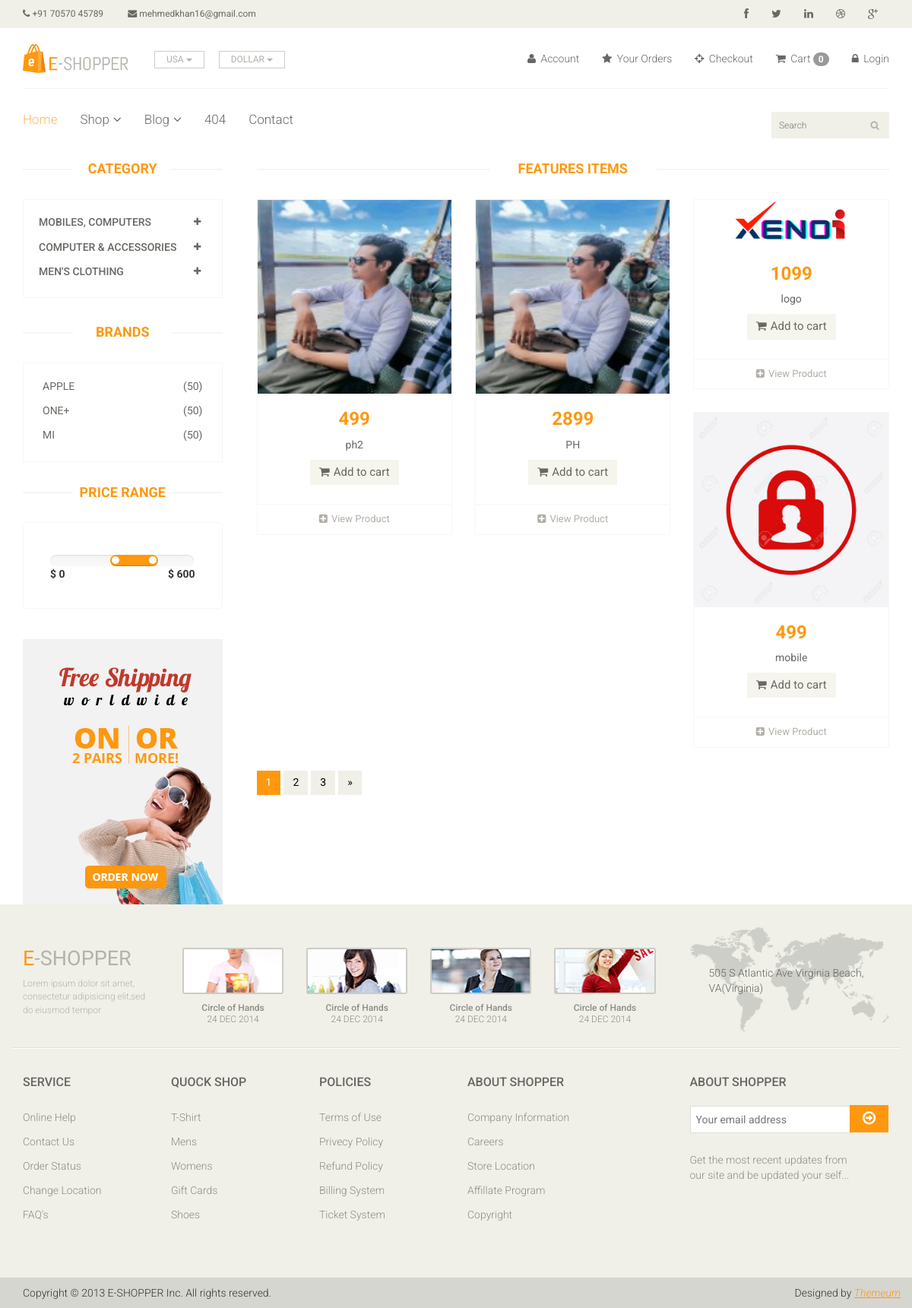
The app's page /product/?category=1 with its own data.
### app/models.py (models this page shows, shortened)
class Category(models.Model):
    name = models.CharField(max_length=150)

class Brand(models.Model):
    name = models.CharField(max_length=200)

class Product(models.Model):
    Availability = (('In Stock', 'In Stock'),('Out of Stock', 'Out of Stock'))
    category = models.ForeignKey(Category, on_delete=models.CASCADE,null=True, default='')
    sub_category = models.ForeignKey(Sub_Category, on_delete=models.CASCADE,null=True, default='')
    brand = models.ForeignKey(Brand, on_delete=models.CASCADE, null=True)
    image = models.ImageField(upload_to='ecommerce/pimg')
    name = models.CharField(max_length=100)
    price = models.IntegerField()
    Availability = models.CharField(choices=Availability, null=True, max_length=100)
    date = models.DateField(auto_now_add=True)

### E_shop/views.py (the view)
# urls.py: path('product/', views.Product_Page, name='product'),
def Product_Page(request):
    category = Category.objects.all()
    brand = Brand.objects.all()
    brandID=request.GET.get('brand')
    categoryID = request.GET.get('category')
    if categoryID:
        product = Product.objects.filter(sub_category = categoryID).order_by('-id')
    elif(brandID):
        product = Product.objects.filter(brand = brandID).order_by('-id')
    else:
        product = Product.objects.all()
    context ={
        'category':category,
        'brand':brand,
        'product':product,
    }
    return render(request, 'product.html', context)

### templates/product.html (shortened to what this page needs)
{% extends 'master.html' %}
{% block body %}
<section>
    <div class="container">
        <div class="row">
            <div class="col-sm-3">
                <div class="left-sidebar">
                    <h2>Category</h2>
                    <div class="panel-group category-products" id="accordian">
                        {% for cat in category %}
                        <div class="panel panel-default">
                            <div class="panel-heading">
                                <h4 class="panel-title">
                                    <a data-toggle="collapse" data-parent="#accordian" href="#{{cat.id}}">
                                        <span class="badge pull-right"><i class="fa fa-plus"></i></span>
                                        {{cat.name}}
                                    </a>
                                </h4>
                            </div>
                        </div>
                        {% endfor %}
                    </div>
                    <div class="brands_products">
                        <h2>Brands</h2>
                        <div class="brands-name">
                            <ul class="nav nav-pills nav-stacked">
                                {% for i in brand %}
                                <li><a href="/product/?brand={{i.id}}"> <span class="pull-right">(50)</span>{{i.name}}</a></li>
                                {% endfor %}
                            </ul>
                        </div>
                    </div>
                    <div class="price-range">
                        <h2>Price Range</h2>
                        <div class="well">
                             <input type="text" class="span2" value="" data-slider-min="0" data-slider-max="600" data-slider-step="5" data-slider-value="[250,450]" id="sl2" ><br />
                             <b>$ 0</b> <b class="pull-right">$ 600</b>
                        </div>
                    </div>
                    <div class="shipping text-center">
                        <img src="images/home/shipping.jpg" alt="" />
                    </div>
                </div>
            </div>
            <div class="col-sm-9 padding-right">
                <div class="features_items">
                    <h2 class="title text-center">Features Items</h2>
                    {% for prod in product %}
                    <div class="col-sm-4">
                        <div class="product-image-wrapper">
                            <div class="single-products">
                                    <div class="productinfo text-center">
                                        <img src="/{{prod.image}}" alt=""/>
                                        <h2>{{prod.price}}</h2>
                                        <p>{{prod.name}}</p>
                                        <a href="{% url 'cart_add' prod.id %}" class="btn btn-default add-to-cart"><i class="fa fa-shopping-cart"></i>Add to cart</a>
                                    </div>
                                    <div class="product-overlay">
                                        <div class="overlay-content">
                                        </div>
                                    </div>
                            </div>
                            <div class="choose">
                                <ul class="nav nav-pills nav-justified">
                                    <li><a href="{{prod.id}}"><i class="fa fa-plus-square"></i>View Product</a></li>
                                </ul>
                            </div>
                        </div>
                    </div>
                    {% endfor %}
                    <ul class="pagination">
                        <li class="active"><a href="">1</a></li>
                        <li><a href="">2</a></li>
                        <li><a href="">3</a></li>
                        <li><a href="">&raquo;</a></li>
                    </ul>
                </div>
            </div>
        </div>
    </div>
</section>
{% endblock %}

### templates/master.html (shortened to what this page needs)
<!DOCTYPE html>
<html lang="en">
<head>
    {% load static %}
    <link href="/static/css/bootstrap.min.css" rel="stylesheet">
    <link href="/static/css/font-awesome.min.css" rel="stylesheet">
    <link href="/static/css/prettyPhoto.css" rel="stylesheet">
    <link href="/static/css/price-range.css" rel="stylesheet">
    <link href="/static/css/animate.css" rel="stylesheet">
	<link href="/static/css/main.css" rel="stylesheet">
	<link href="/static/css/responsive.css" rel="stylesheet">
</head>
<body>
    <header id="header">
		<div class="header_top">
			<div class="container">
				<div class="row">
					<div class="col-sm-6">
						<div class="contactinfo">
							<ul class="nav nav-pills">
								<li><a href="#"><i class="fa fa-phone"></i> +91 70570 45789</a></li>
								<li><a href="#"><i class="fa fa-envelope"></i> mehmedkhan16@gmail.com</a></li>
							</ul>
						</div>
					</div>
					<div class="col-sm-6">
						<div class="social-icons pull-right">
							<ul class="nav navbar-nav">
								<li><a href="#"><i class="fa fa-facebook"></i></a></li>
								<li><a href="#"><i class="fa fa-twitter"></i></a></li>
								<li><a href="#"><i class="fa fa-linkedin"></i></a></li>
								<li><a href="#"><i class="fa fa-dribbble"></i></a></li>
								<li><a href="#"><i class="fa fa-google-plus"></i></a></li>
							</ul>
						</div>
					</div>
				</div>
			</div>
		</div>
		<div class="header-middle">
			<div class="container">
				<div class="row">
					<div class="col-sm-4">
						<div class="logo pull-left">
							<a href="{% url 'index' %}"><img src="/static/images/home/logo.png" alt="" /></a>
						</div>
						<div class="btn-group pull-right">
							<div class="btn-group">
								<button type="button" class="btn btn-default dropdown-toggle usa" data-toggle="dropdown">
									USA
									<span class="caret"></span>
								</button>
							</div>
							<div class="btn-group">
								<button type="button" class="btn btn-default dropdown-toggle usa" data-toggle="dropdown">
									DOLLAR
									<span class="caret"></span>
								</button>
							</div>
						</div>
					</div>
					<div class="col-sm-8">
						<div class="shop-menu pull-right">
							<ul class="nav navbar-nav">
								<li><a href="#"><i class="fa fa-user"></i> Account</a></li>
								<li><a href="/order/"><i class="fa fa-star"></i> Your Orders</a></li>
								<li><a href="{% url 'checkout' %}"><i class="fa fa-crosshairs"></i> Checkout</a></li>
								<li><a href="/cart/cart_detail/"><i class="fa fa-shopping-cart"></i> Cart <span class="badge bg-secondary">{{request.session.cart|length}}</span></a></li>
								{% if user.is_authenticated %}
								<li><a href="{% url 'logout' %}"><i class="fa fa-lock"></i> Logout</a></li>
								{% else %}
								<li><a href="{% url 'login' %}"><i class="fa fa-lock"></i> Login</a></li>
								{% endif %}
							</ul>
						</div>
					</div>
				</div>
			</div>
		</div>
		<div class="header-bottom">
			<div class="container">
				<div class="row">
					<div class="col-sm-9">
						<div class="mainmenu pull-left">
							<ul class="nav navbar-nav collapse navbar-collapse">
								<li><a href="{% url 'index' %}" class="active">Home</a></li>
								<li class="dropdown"><a href="#">Shop<i class="fa fa-angle-down"></i></a>
                                </li>
								<li class="dropdown"><a href="#">Blog<i class="fa fa-angle-down"></i></a>
                                </li>
								<li><a href="404.html">404</a></li>
								<li><a href="contact-us.html">Contact</a></li>
							</ul>
						</div>
					</div>
					<form method="get" action="/search/">
					<div class="col-sm-3">
						<div class="search_box pull-right">
							<input name="query" type="text" placeholder="Search"/>
						</div>
					</div>
				</form>
				</div>
			</div>
		</div>
	</header>
	{% block body %} {% endblock %}
    <footer id="footer">
		<div class="footer-top">
			<div class="container">
				<div class="row">
					<div class="col-sm-2">
						<div class="companyinfo">
							<h2><span>e</span>-shopper</h2>
							<p>Lorem ipsum dolor sit amet, consectetur adipisicing elit,sed do eiusmod tempor</p>
						</div>
					</div>
					<div class="col-sm-7">
						<div class="col-sm-3">
							<div class="video-gallery text-center">
								<a href="#">
									<div class="iframe-img">
										<img src="/static/images/home/iframe1.png" alt="" />
									</div>
								</a>
								<p>Circle of Hands</p>
								<h2>24 DEC 2014</h2>
							</div>
						</div>
						<div class="col-sm-3">
							<div class="video-gallery text-center">
								<a href="#">
									<div class="iframe-img">
										<img src="/static/images/home/iframe2.png" alt="" />
									</div>
								</a>
								<p>Circle of Hands</p>
								<h2>24 DEC 2014</h2>
							</div>
						</div>
						<div class="col-sm-3">
							<div class="video-gallery text-center">
								<a href="#">
									<div class="iframe-img">
										<img src="/static/images/home/iframe3.png" alt="" />
									</div>
								</a>
								<p>Circle of Hands</p>
								<h2>24 DEC 2014</h2>
							</div>
						</div>
						<div class="col-sm-3">
							<div class="video-gallery text-center">
								<a href="#">
									<div class="iframe-img">
										<img src="/static/images/home/iframe4.png" alt="" />
									</div>
								</a>
								<p>Circle of Hands</p>
								<h2>24 DEC 2014</h2>
							</div>
						</div>
					</div>
					<div class="col-sm-3">
						<div class="address">
							<img src="/static/images/home/map.png" alt="" />
							<p>505 S Atlantic Ave Virginia Beach, VA(Virginia)</p>
						</div>
					</div>
				</div>
			</div>
		</div>
		<div class="footer-widget">
			<div class="container">
				<div class="row">
					<div class="col-sm-2">
						<div class="single-widget">
							<h2>Service</h2>
							<ul class="nav nav-pills nav-stacked">
								<li><a href="#">Online Help</a></li>
								<li><a href="#">Contact Us</a></li>
								<li><a href="#">Order Status</a></li>
								<li><a href="#">Change Location</a></li>
								<li><a href="#">FAQ’s</a></li>
							</ul>
						</div>
					</div>
					<div class="col-sm-2">
						<div class="single-widget">
							<h2>Quock Shop</h2>
							<ul class="nav nav-pills nav-stacked">
								<li><a href="#">T-Shirt</a></li>
								<li><a href="#">Mens</a></li>
								<li><a href="#">Womens</a></li>
								<li><a href="#">Gift Cards</a></li>
								<li><a href="#">Shoes</a></li>
							</ul>
						</div>
					</div>
					<div class="col-sm-2">
						<div class="single-widget">
							<h2>Policies</h2>
							<ul class="nav nav-pills nav-stacked">
								<li><a href="#">Terms of Use</a></li>
								<li><a href="#">Privecy Policy</a></li>
								<li><a href="#">Refund Policy</a></li>
								<li><a href="#">Billing System</a></li>
								<li><a href="#">Ticket System</a></li>
							</ul>
						</div>
					</div>
					<div class="col-sm-2">
						<div class="single-widget">
							<h2>About Shopper</h2>
							<ul class="nav nav-pills nav-stacked">
								<li><a href="#">Company Information</a></li>
								<li><a href="#">Careers</a></li>
								<li><a href="#">Store Location</a></li>
								<li><a href="#">Affillate Program</a></li>
								<li><a href="#">Copyright</a></li>
							</ul>
						</div>
					</div>
					<div class="col-sm-3 col-sm-offset-1">
						<div class="single-widget">
							<h2>About Shopper</h2>
							<form action="#" class="searchform">
								<input type="text" placeholder="Your email address" />
								<button type="submit" class="btn btn-default"><i class="fa fa-arrow-circle-o-right"></i></button>
								<p>Get the most recent updates from <br />our site and be updated your self...</p>
							</form>
						</div>
					</div>
				</div>
			</div>
		</div>
		<div class="footer-bottom">
			<div class="container">
				<div class="row">
					<p class="pull-left">Copyright © 2013 E-SHOPPER Inc. All rights reserved.</p>
					<p class="pull-right">Designed by <span><a target="_blank" href="http://www.themeum.com">Themeum</a></span></p>
				</div>
			</div>
		</div>
	</footer>
</body>
</html>

### records on screen
Category: name "MOBILES, COMPUTERS"
Category: name "COMPUTER & ACCESSORIES"
Category: name "MEN'S CLOTHING"
Brand: name "APPLE"
Brand: name "ONE+"
Brand: name "MI"
Product: image (picture), price "499", name "ph2"
Product: image (picture), price "2899", name "PH"
Product: image (picture), price "1099", name "logo"
Product: image (picture), price "499", name "mobile"

### other values on screen
{{ request.session.cart|length }} "0"
